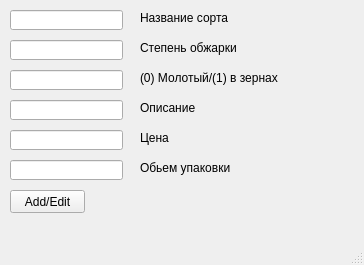
<?xml version="1.0" encoding="UTF-8"?>
<ui version="4.0">
 <class>MainWindow</class>
 <widget class="QMainWindow" name="MainWindow">
  <property name="geometry">
   <rect>
    <x>0</x>
    <y>0</y>
    <width>364</width>
    <height>265</height>
   </rect>
  </property>
  <property name="windowTitle">
   <string>Add\Edit</string>
  </property>
  <widget class="QWidget" name="centralwidget">
   <widget class="QPushButton" name="add_edit">
    <property name="geometry">
     <rect>
      <x>10</x>
      <y>190</y>
      <width>75</width>
      <height>23</height>
     </rect>
    </property>
    <property name="text">
     <string>Add/Edit</string>
    </property>
   </widget>
   <widget class="QLineEdit" name="name_sort">
    <property name="geometry">
     <rect>
      <x>10</x>
      <y>10</y>
      <width>113</width>
      <height>20</height>
     </rect>
    </property>
   </widget>
   <widget class="QLineEdit" name="power">
    <property name="geometry">
     <rect>
      <x>10</x>
      <y>40</y>
      <width>113</width>
      <height>20</height>
     </rect>
    </property>
   </widget>
   <widget class="QLineEdit" name="ground">
    <property name="geometry">
     <rect>
      <x>10</x>
      <y>70</y>
      <width>113</width>
      <height>20</height>
     </rect>
    </property>
   </widget>
   <widget class="QLineEdit" name="desc">
    <property name="geometry">
     <rect>
      <x>10</x>
      <y>100</y>
      <width>113</width>
      <height>20</height>
     </rect>
    </property>
   </widget>
   <widget class="QLineEdit" name="price">
    <property name="geometry">
     <rect>
      <x>10</x>
      <y>130</y>
      <width>113</width>
      <height>20</height>
     </rect>
    </property>
   </widget>
   <widget class="QLineEdit" name="volume">
    <property name="geometry">
     <rect>
      <x>10</x>
      <y>160</y>
      <width>113</width>
      <height>20</height>
     </rect>
    </property>
   </widget>
   <widget class="QLabel" name="label">
    <property name="geometry">
     <rect>
      <x>140</x>
      <y>10</y>
      <width>171</width>
      <height>16</height>
     </rect>
    </property>
    <property name="text">
     <string>Название сорта</string>
    </property>
   </widget>
   <widget class="QLabel" name="label_2">
    <property name="geometry">
     <rect>
      <x>140</x>
      <y>40</y>
      <width>101</width>
      <height>16</height>
     </rect>
    </property>
    <property name="text">
     <string>Степень обжарки</string>
    </property>
   </widget>
   <widget class="QLabel" name="label_3">
    <property name="geometry">
     <rect>
      <x>140</x>
      <y>70</y>
      <width>151</width>
      <height>16</height>
     </rect>
    </property>
    <property name="text">
     <string>(0) Молотый/(1) в зернах</string>
    </property>
   </widget>
   <widget class="QLabel" name="label_4">
    <property name="geometry">
     <rect>
      <x>140</x>
      <y>100</y>
      <width>111</width>
      <height>16</height>
     </rect>
    </property>
    <property name="text">
     <string>Описание</string>
    </property>
   </widget>
   <widget class="QLabel" name="label_5">
    <property name="geometry">
     <rect>
      <x>140</x>
      <y>130</y>
      <width>101</width>
      <height>16</height>
     </rect>
    </property>
    <property name="text">
     <string>Цена</string>
    </property>
   </widget>
   <widget class="QLabel" name="label_6">
    <property name="geometry">
     <rect>
      <x>140</x>
      <y>160</y>
      <width>111</width>
      <height>16</height>
     </rect>
    </property>
    <property name="text">
     <string>Обьем упаковки</string>
    </property>
   </widget>
  </widget>
  <widget class="QMenuBar" name="menubar">
   <property name="geometry">
    <rect>
     <x>0</x>
     <y>0</y>
     <width>364</width>
     <height>21</height>
    </rect>
   </property>
  </widget>
  <widget class="QStatusBar" name="statusbar"/>
 </widget>
 <resources/>
 <connections/>
</ui>
